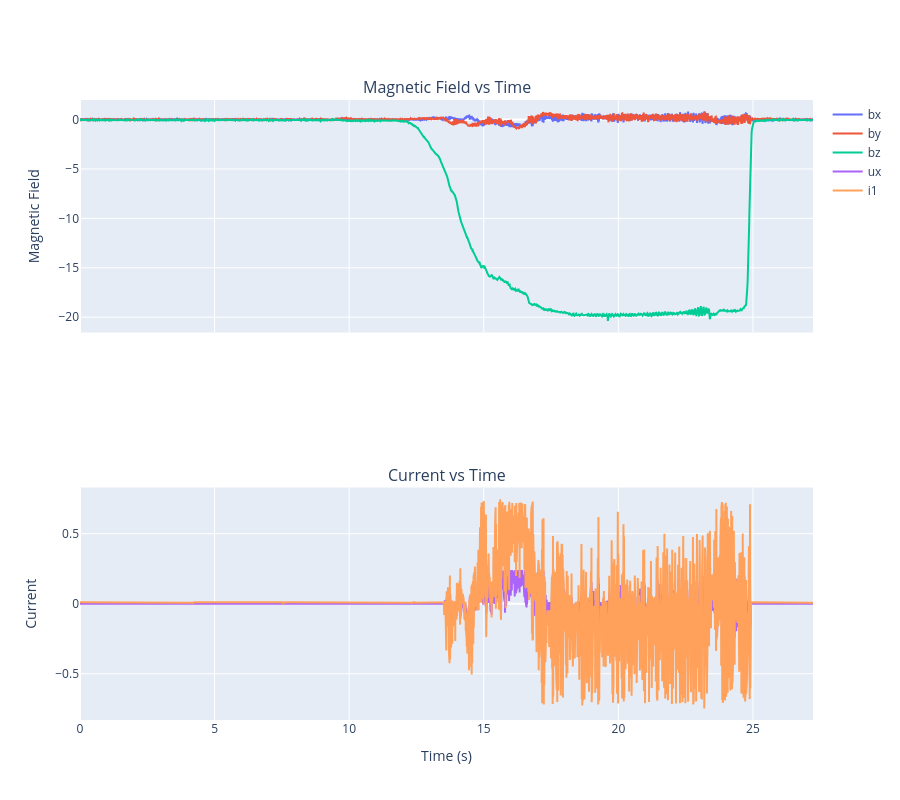

Notebook code cell kept with this figure:
### Code cell
import plotly.graph_objects as go
from plotly.subplots import make_subplots
from parser import parse

# Parse data
data = parse('data_stab.txt')

# Convert time to relative seconds
t0 = data['t'][0] if data['t'] else 0
time_s = [(t - t0) / 1e6 for t in data['t']]

# Create subplots
fig = make_subplots(rows=2, cols=1, shared_xaxes=True,
                    subplot_titles=('Magnetic Field vs Time', 'Current vs Time'))

# Magnetic field
for key in ['bx', 'by', 'bz']:
    fig.add_trace(go.Scatter(x=time_s, y=data[key], name=key), row=1, col=1)

# Currents
for key in ['ux', 'i1']:
    fig.add_trace(go.Scatter(x=time_s, y=data[key], name=key), row=2, col=1)

fig.update_yaxes(title_text='Magnetic Field', row=1, col=1)
fig.update_yaxes(title_text='Current', row=2, col=1)
fig.update_xaxes(title_text='Time (s)', row=2, col=1)

fig.update_layout(height=800)
fig.show()

### Figure 1 — Plotly figure (JSON) as saved in the notebook; plotly's stock layout.template omitted (floating-point values rounded to 4 significant figures; data arrays with more than 128 entries replaced by an {"elided": "..."} marker saying what was removed)
{"data": [{"name": "bx", "type": "scatter", "x": {"elided": "2724 float values"}, "xaxis": "x", "y": {"elided": "2724 float values"}, "yaxis": "y"}, {"name": "by", "type": "scatter", "x": {"elided": "2724 float values"}, "xaxis": "x", "y": {"elided": "2724 float values"}, "yaxis": "y"}, {"name": "bz", "type": "scatter", "x": {"elided": "2724 float values"}, "xaxis": "x", "y": {"elided": "2724 float values"}, "yaxis": "y"}, {"name": "ux", "type": "scatter", "x": {"elided": "2724 float values"}, "xaxis": "x2", "y": {"elided": "2724 float values"}, "yaxis": "y2"}, {"name": "i1", "type": "scatter", "x": {"elided": "2724 float values"}, "xaxis": "x2", "y": {"elided": "2724 float values"}, "yaxis": "y2"}], "layout": {"annotations": [{"font": {"size": 16}, "showarrow": false, "text": "Magnetic Field vs Time", "x": 0.5, "xanchor": "center", "xref": "paper", "y": 1, "yanchor": "bottom", "yref": "paper"}, {"font": {"size": 16}, "showarrow": false, "text": "Current vs Time", "x": 0.5, "xanchor": "center", "xref": "paper", "y": 0.375, "yanchor": "bottom", "yref": "paper"}], "height": 800, "xaxis": {"anchor": "y", "domain": [0, 1], "matches": "x2", "showticklabels": false}, "xaxis2": {"anchor": "y2", "domain": [0, 1], "title": {"text": "Time (s)"}}, "yaxis": {"anchor": "x", "domain": [0.625, 1], "title": {"text": "Magnetic Field"}}, "yaxis2": {"anchor": "x2", "domain": [0, 0.375], "title": {"text": "Current"}}}}
